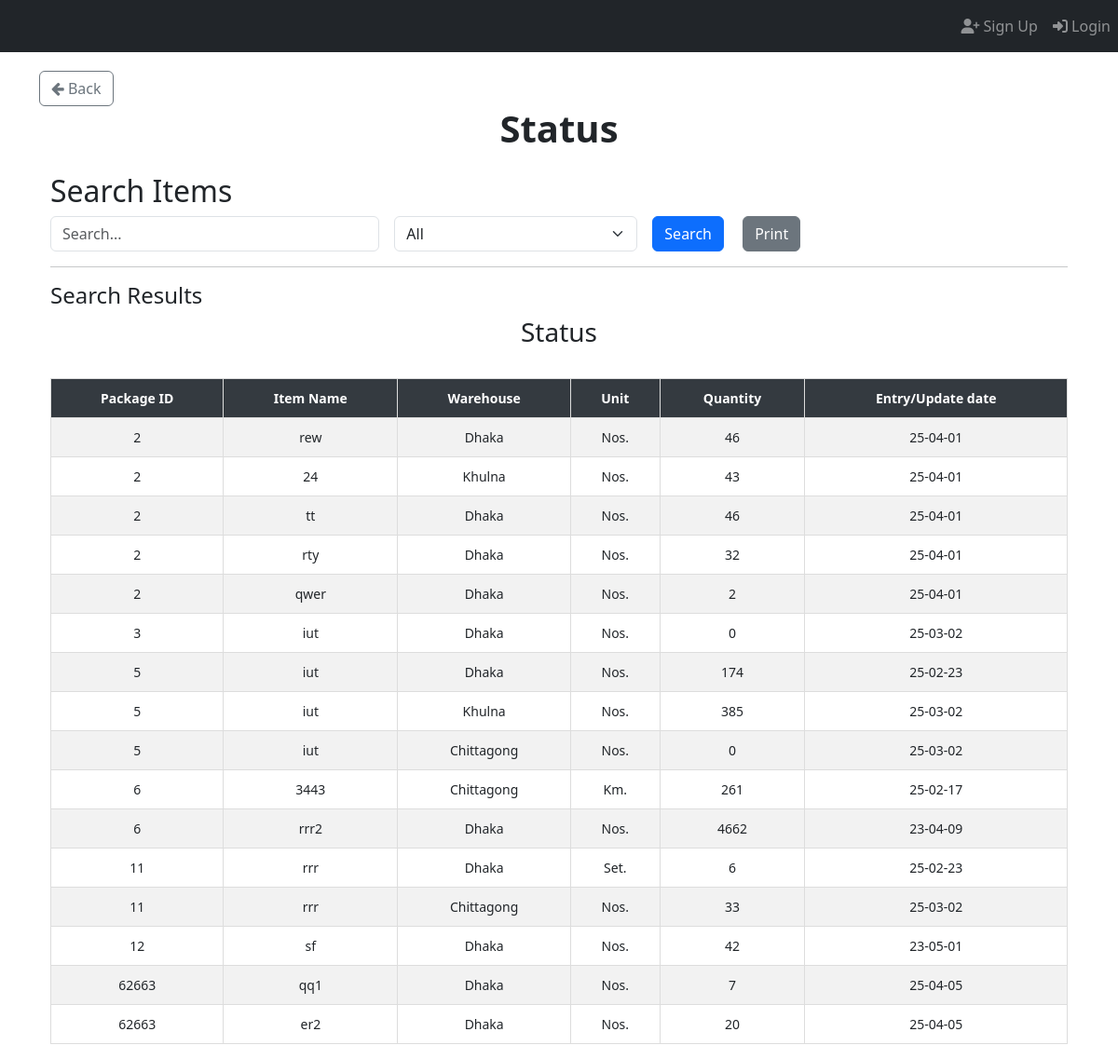
The page /status/ on the database as committed earlier.
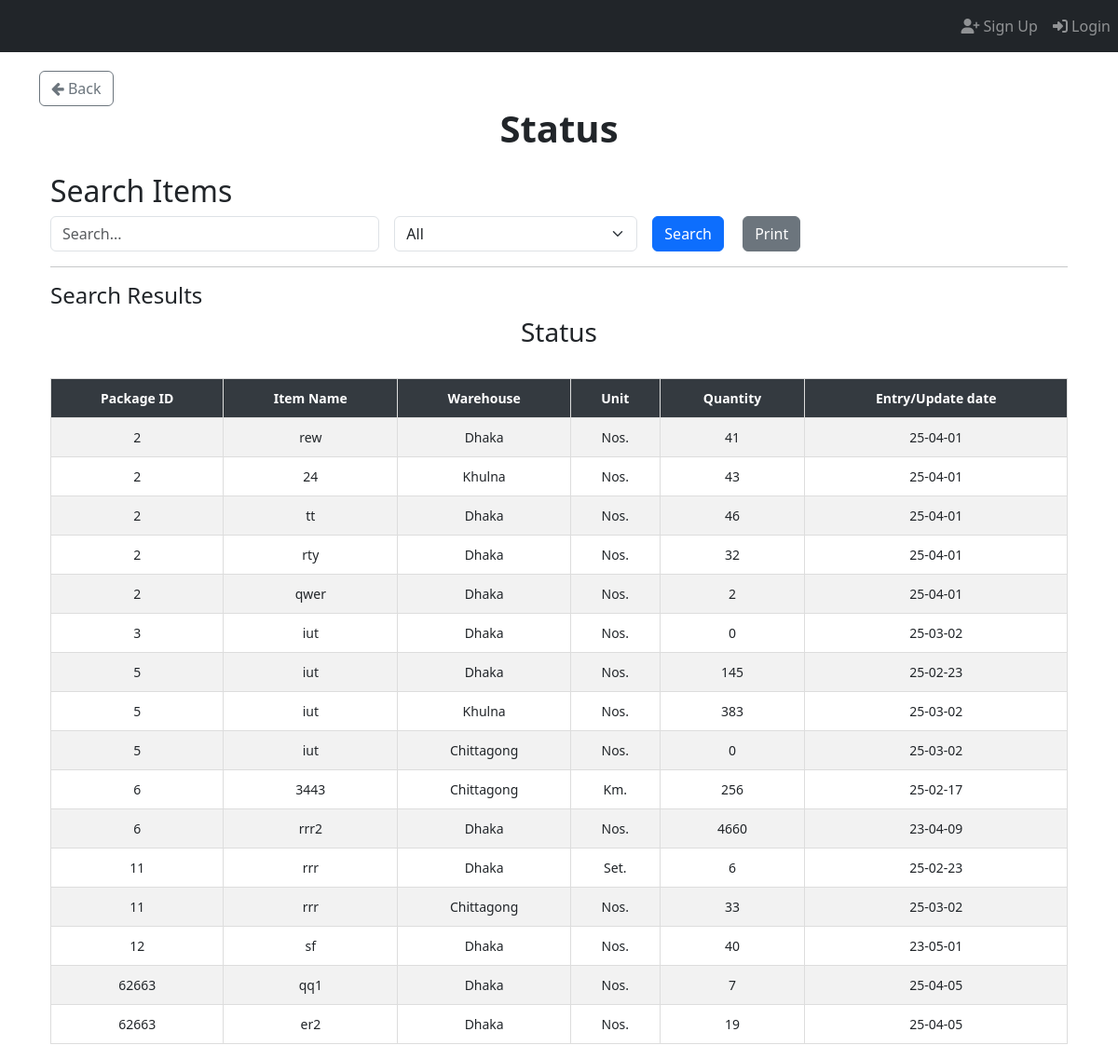
The same page on the database as committed later.
### App_Entry/models.py (models this page shows, shortened)
class Item(models.Model):
    WAREHOUSE_CHOICES = [
        ("Dhaka", "Dhaka"),
        ("Khulna", "Khulna"),
        ("Chittagong", "Chittagong"),
    ]
    UNIT_CHOICES = [
        ("Nos.", "Nos."),
        ("Mtr.", "Mtr."),
        ("Km.", "Km."),
        ("Set.", "Set."),
        ("Pair.", "Pair."),
    ]
    name = models.CharField(max_length=255)
    description = models.TextField(blank=True, null=True)
    warehouse = models.CharField(
        max_length=50, choices=WAREHOUSE_CHOICES, default="Dhaka"
    )
    unit_of_item = models.CharField(
        max_length=10, choices=UNIT_CHOICES, default="Nos."
    )  # Updated field
    unit_price = models.DecimalField(max_digits=15, decimal_places=2, default=0.00)
    quantity_of_item = models.BigIntegerField(default=0)
    package = models.ForeignKey(
        Package,
        on_delete=models.SET_NULL,
        related_name="package_of_item",
        null=True,
    )
    created_at = models.DateTimeField(default=now)

class Package(models.Model):
    packageId = models.BigIntegerField(unique=True)

### App_Status/views.py (the view, shortened to what this page needs)
# urls.py: path("", views.status_page, name="status_page"),
def status_page(request):
    query = request.GET.get("query", "").strip()  # Strip leading/trailing whitespaces from query input
    filter_by = request.GET.get("filter_by", "All")
    date_filter = request.GET.get("date", "")
    items = Item.objects.all()
    if filter_by == "Entry/Update date" and date_filter:
        try:
            date_obj = datetime.strptime(date_filter, "%Y-%m-%d")
            items = items.filter(created_at__date=date_obj.date())
        except ValueError:
            pass  # If the date format is invalid, ignore the filter
    items = items.order_by("package__packageId")
    return render(
        request,
        "App_Status/status.html",
        {
            "items": items,
            "query": query,
            "filter_by": filter_by,
            "date_filter": date_filter,
        },
    )

### templates/App_Status/status.html (shortened to what this page needs)
{% extends 'base.html' %}
{% load crispy_forms_tags %}
{% load static %}
{% block body_block %}
<a href="{% url 'App_Home:home_page' %}" class="btn btn-outline-secondary">
    <i class="fa fa-arrow-left"></i> Back
</a>
<center><h1><b> Status </b></h1></center>
<div class="container mt-4">
    <h2>Search Items</h2>
    <form method="GET" action="{% url 'App_Status:status_page' %}" class="row g-3">
        <div class="col-md-4">
            <input type="text" name="query" id="searchQuery" class="form-control" placeholder="Search..." value="{{ query }}">
        </div>
        <div class="col-md-3">
            <select name="filter_by" id="filterDropdown" class="form-select" onchange="toggleInputFields()">
                <option value="All" {% if filter_by == "All" %}selected{% endif %}>All</option>
            </select>
        </div>
        <div class="col-md-2">
            <button type="submit" class="btn btn-primary me-3">Search</button>
            <button type="button" class="btn btn-secondary" onclick="printResults()">Print</button>
        </div>
    </form>
    <hr>
    <h4>Search Results</h4>
    <div id="printableArea" class="table-responsive">
        <h3 class="text-center">Status</h3>
        <br>
        <table class="table table-bordered table-striped table-hover">
            <thead class="table-dark sticky-top">
                <tr>
                    <th>Package ID</th>
                    <th>Item Name</th>
                    <th>Warehouse</th>
                    <th>Unit</th>
                    <th>Quantity</th>
                    <th>Entry/Update date</th>
                </tr>
            </thead>
            <tbody>
                {% if items %}
                    {% for item in items %}
                    <tr>
                        <td>{{ item.package.packageId }}</td>
                        <td>{{ item.name }}</td>
                        <td>{{ item.warehouse }}</td>
                        <td>{{ item.unit_of_item }}</td>
                        <td>{{ item.quantity_of_item }}</td>
                        <td>{{ item.created_at | date:"y-m-d" }}</td>
                    </tr>
                    {% endfor %}
                {% else %}
                    <tr>
                        <td colspan="7" class="text-center text-danger">No matching data found</td>
                    </tr>
                {% endif %}
            </tbody>
        </table>
    </div>
</div>
{% endblock %}

Rows that differ between the two databases and show on the page:
changed Item "rew": quantity_of_item "46" → "41"
changed Item (number 7 of 16 on the later page): quantity_of_item "174" → "145"
changed Item (number 8 of 16 on the later page): quantity_of_item "385" → "383"
changed Item "Km.": quantity_of_item "261" → "256"
changed Item "rrr2": quantity_of_item "4662" → "4660"
changed Item "sf": quantity_of_item "42" → "40"
changed Item "er2": quantity_of_item "20" → "19"
